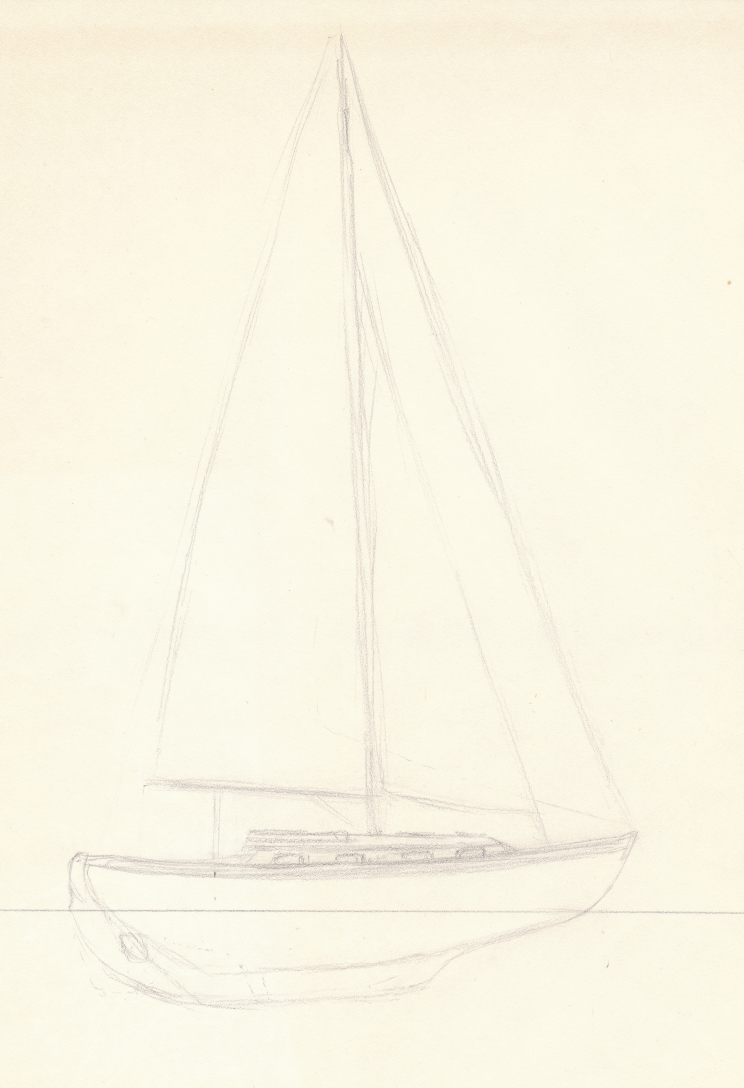
#> input picture Sketches/Unruled/IMG_0037.jpg, 3717 x 5438 px, found by its file name (shown at 1/5 size)
$ jupyter execute --allow-errors Untitled.ipynb
#> lines starting #> are read from the running program, lines starting #| are printed output that depends on the picture
[cell 1]
import tensorflow as tf
import matplotlib.pyplot as plt
import PIL
from PIL import Image, ImageOps

[cell 2]
from tensorflow.keras.preprocessing.image import ImageDataGenerator

#> (a cell that did not finish here is left out)

#> (a cell that did not finish here is left out)

#> (a cell that did not finish here is left out)

#> (a cell that did not finish here is left out)

[cell 7]
class RulerGenerator:
    # [36 lines left out: function __init__, not called in this run]

    @property
    def asarray(self):
        return np.asarray(self.image)

[cell 8]
import numpy as np
import os
import PIL
from PIL import Image

class SketchDataGenerator:
    '''SketchDataGenerator yields pairs of sketches with/without ruled lines and image augmentation'''

    def __init__(self,
                 flip_horizontal=True,
                 flip_vertical=True,
                 h_shift=0,
                 v_shift=0,
                 rotate=10,
                 dilate=0,
                 contrast=0,
                 size = (200,200)):

        self.flip_horizontal = flip_horizontal
        self.flip_vertical = flip_vertical
        self.h_shift = h_shift
        self.v_shift = v_shift
        self.rotate = rotate
        self.dilate = dilate
        self.contrast = contrast
        self.size = size

    def flow_from_directory(self, directory, batch_size=32):
        '''Provides an infinite stream of augmented files'''

        while True:
            filenames = np.random.choice(os.listdir(directory),
                                         size=batch_size,
                                         replace=False)

            input = self._get_inputs(directory,filenames)

            yield input

    # [34 lines left out: functions _get_inputs, _augment, _hflip, _vflip, not called in this run]

    def _hshift(self, image):
        return image

    def _vshift(self, image):
        return image

    def _rotate(self, image):
#         return image.rotate((np.random.random()-.5)*2*self.rotate)
        return image

    def _dilate(self, image):
        return image

    def _contrast(self, image):
        return image

    # [17 lines left out: function _add_lines, not called in this run]

[cell 9]
sdg = SketchDataGenerator()
flow = sdg.flow_from_directory('data/Sketches/Unruled', 4)

#> (a cell that did not finish here is left out)

#> (a cell that did not finish here is left out)

#> (a cell that did not finish here is left out)

#> (a cell that did not finish here is left out)

#> (a cell that did not finish here is left out)

#> (a cell that did not finish here is left out)

#> (a cell that did not finish here is left out)

[cell 17]
# fig, axs = plt.subplots(1,2)
# axs[0].imshow(lined[0])
# axs[1].imshow(unlined[0]);

[cell 18]
from PIL import ImageOps

[cell 19]
i = Image.open('data/Sketches/Unruled/IMG_0037.jpg')
#> i is the input picture: PIL image 3717x5438 RGB; mean R, G, B 249.8, 245.4, 228.3

[cell 20]
i.size
#> Out = (3717, 5438)

[cell 21]
shape = 200, 200
spacing = 25
line_width = 3
color_variation = 10
color = 128
raggedness = .5

[cell 22]
w, h = shape

basis = np.array([0]*spacing + [1]*line_width).astype('uint8')
column = np.tile(basis, 1+int(2*h/len(basis)))[0:2*h]
lines_array = np.tile(column, 2*w).reshape(2*w, 2*h).T

color_array = np.random.normal(
    size=(2*h, 2*w))*color_variation + color - color_variation/2
color_array = color_array.astype('uint8')

ragged_array = 1*(np.random.random(size=(2*h, 2*w))
                  > raggedness).astype('uint8')

lines_array *= color_array
lines_array *= ragged_array
alpha = lines_array
l = 255 - lines_array

[cell 23]
i = Image.fromarray(np.stack([l,l,l,alpha], axis = 2), mode = 'RGBA')
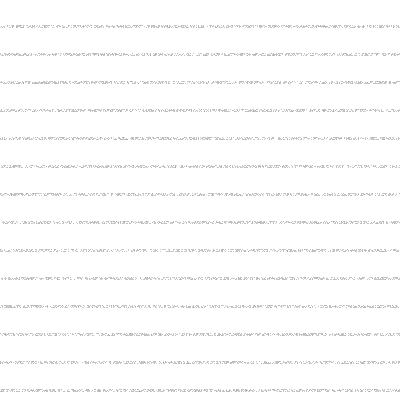
#> i: PIL image 400x400 RGBA; mean R, G, B, A 248.6, 248.6, 248.6, 6.4; transparent parts drawn white
i.show()

[cell 24]
plt.imshow(l)
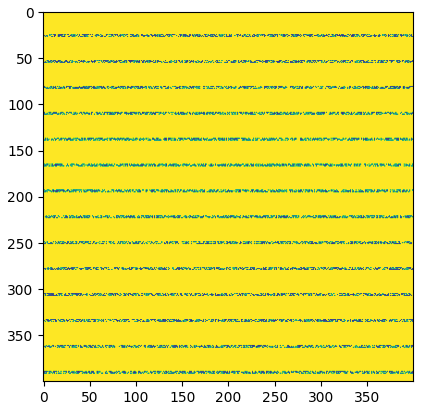
#> figure drawn by matplotlib, 1 panel
